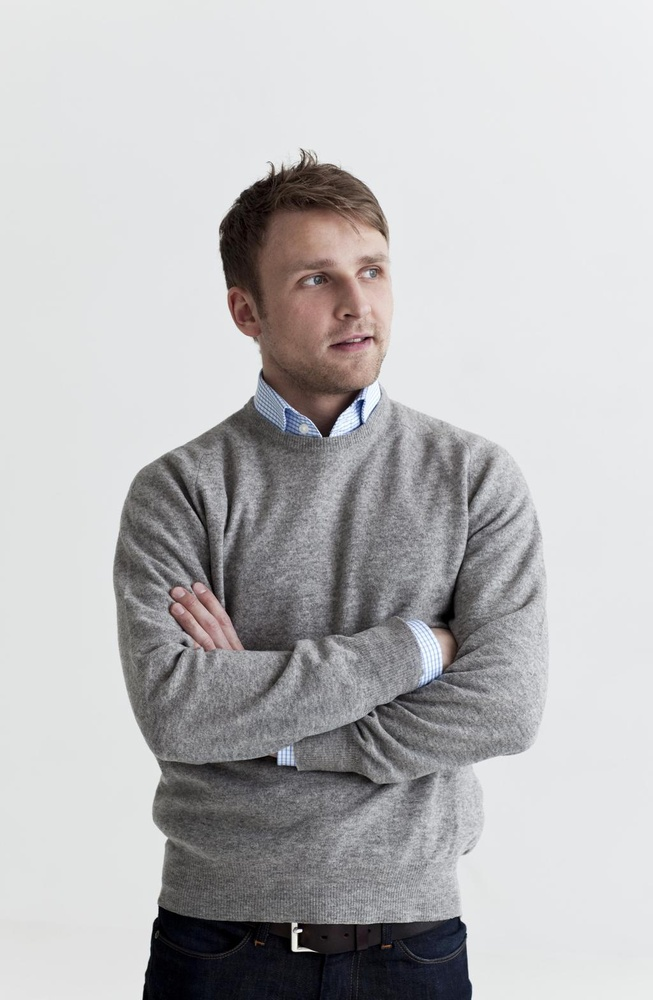
#> input picture tatti.jpg, 653 x 1000 px, shrunk from 1024 x 1567 before the run
$ python features.py
#> lines starting #> are read from the running program, lines starting #| are printed output that depends on the picture; after the words box and inside, x2 and y2 are one past the last pixel; in counts of white or black regions, pixels touching at a corner belong together
#> `img = cv2.imread("tatti.jpg", cv2.IMREAD_GRAYSCALE).astype(np.int32)`:
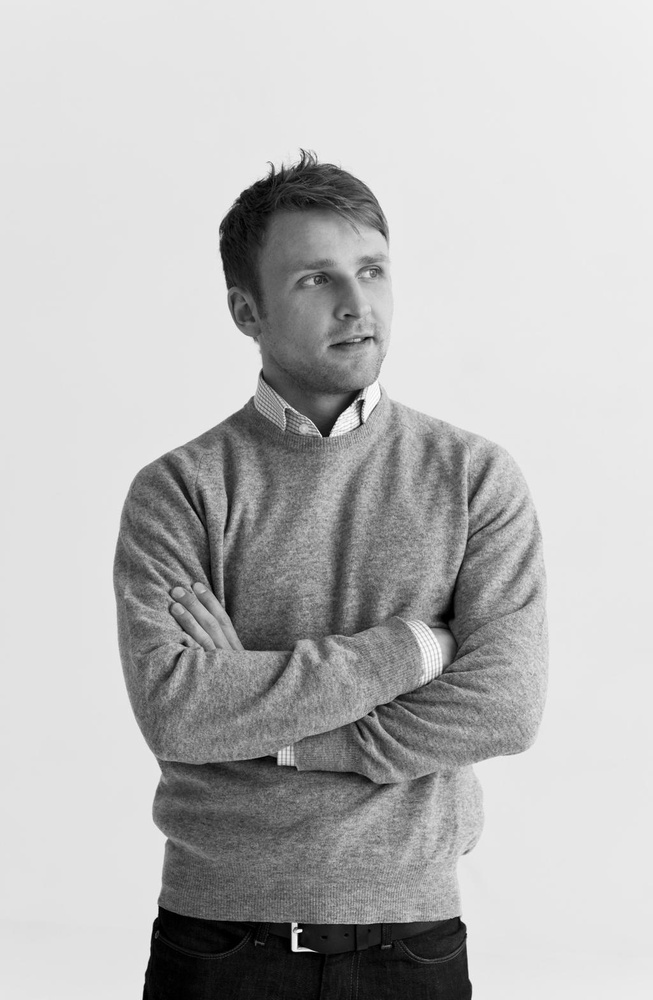
#> img: shape (1000, 653) int32; min 0, max 255, mean 185.7
# -*- coding: utf-8 -*-
"""
Created on Sat May 16 21:06:05 2020

@author: walia
"""


import os
import cv2
import numpy as np
from random import shuffle


def integral_pushpinder(img):

    integral_img = img
    for j in range(1, img.shape[1]):
        integral_img[0,j] = integral_img[0,j-1] + img[0,j]
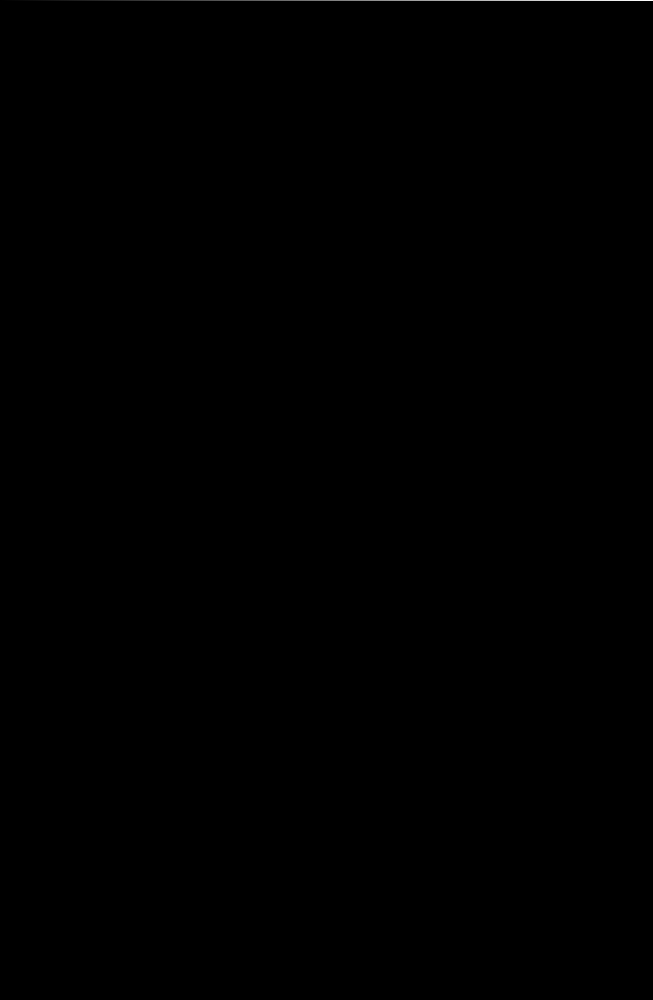
#> integral_img: shape (1000, 653) int32; 0.1% of pixels changed, all inside (x1, y1, x2, y2) = (1, 0, 653, 1); drawn with min black and max white
    for i in range(1, img.shape[0]):
        integral_img[i,0] = integral_img[i-1,0] + img[i,0]
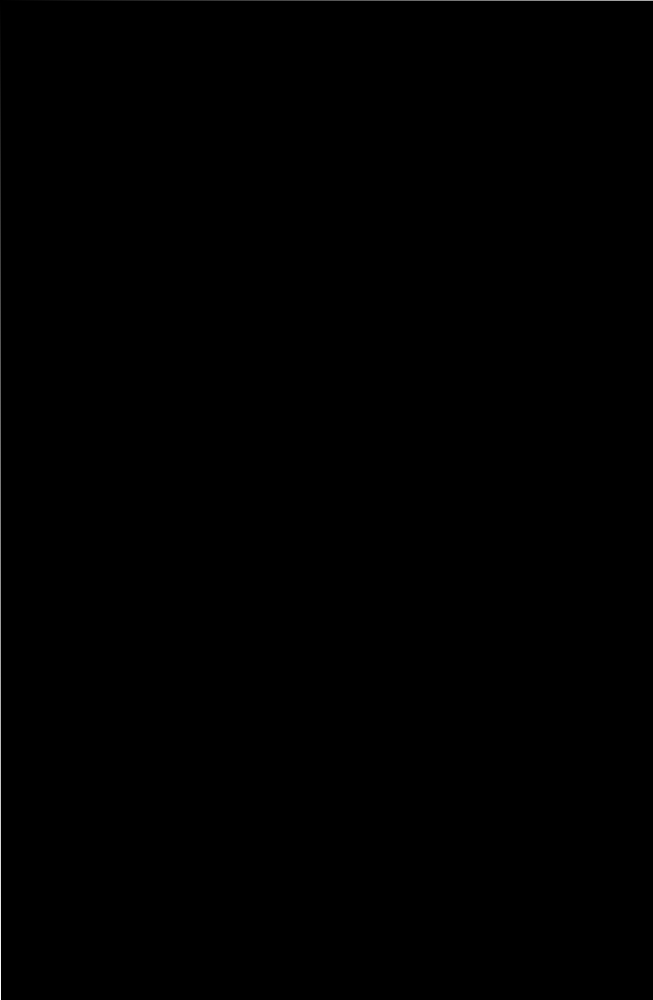
#> integral_img: shape (1000, 653) int32; 0.15% of pixels changed, all inside (x1, y1, x2, y2) = (0, 1, 1, 1000); drawn with min black and max white
    for i in range(1,img.shape[0]):
        for j in range(1, img.shape[1]):
            integral_img[i,j] = img[i,j] + integral_img[i-1,j] + integral_img[i,j-1] - integral_img[i-1,j-1]
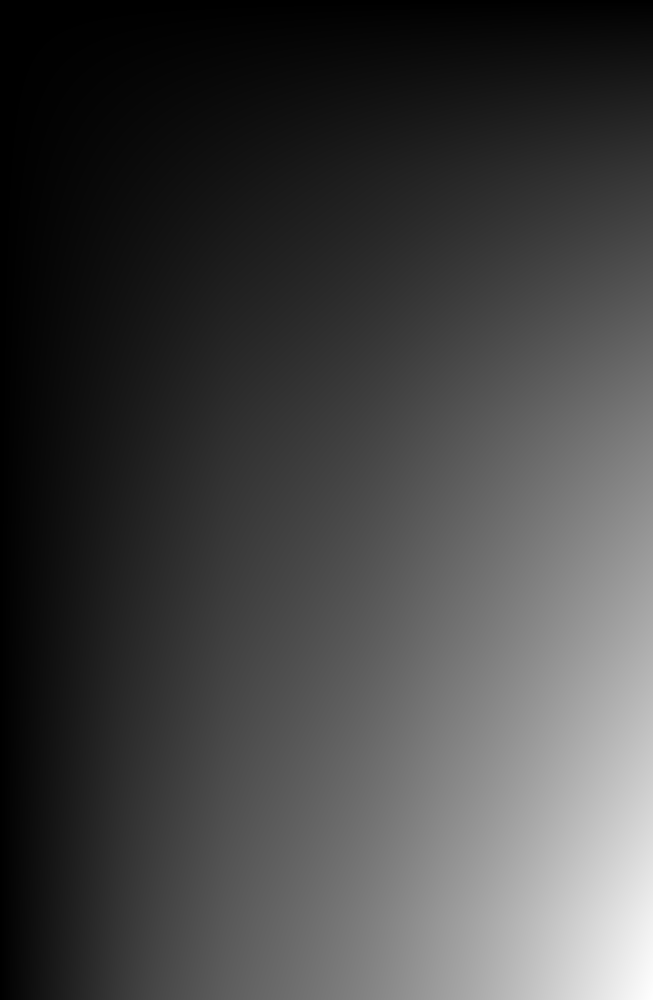
#> integral_img: shape (1000, 653) int32; min 232, max 121282553, mean 32300603.6; drawn with min black and max white

    return integral_img


def typerect2(img, i, j, width, height):
    if (i==0 and j==0):
        return abs(img[i+width-1, j+height-1] - (img[i+width-1, j+height+height-1] - img[i+width-1, j+height-1]))
    elif(i==0 and j!=0):
        left = img[i+width-1, j+height-1] - img[i+width-1, j-1]
        right = img[i+width-1, j+height+height-1] - img[i+width-1, j+height-1]
        return abs(left-right)
    elif(i!=0 and j==0):
        left = img[i+width-1, j+height-1] - img[i-1,  j+height-1]
        right = img[i+width-1, j+height+height-1] - img[i+width-1, j+height-1] - img[i-1, j+height+height-1]+ img[i-1, j+height-1]
        return abs(left-right)
    else:
        left = img[i+width-1, j+height-1] - img[i+width-1, j-1] - img[i-1, j+height-1]+ img[i-1, j-1]
        right = img[i+width-1, j+height+height-1] - img[i+width-1, j+height-1] - img[i-1, j+height+height-1]+ img[i-1, j+height-1]
        return abs(left-right)


# [21 lines left out: function typerect3, not called in this run]

def typerect2_transpose(img, i, j, width, height):
    if (i==0 and j==0):
        return abs(img[i+width-1, j+height-1] - (img[i+(width*2)-1, j+height-1] - img[i+width-1, j+height-1]))
    elif(i==0 and j!=0):
        up = img[i+width-1, j+height-1] - img[i+width-1, j-1]
        down = img[i+(width*2)-1, j+height-1] - img[i+width-1, j+height-1] - img[i+(width*2)-1, j-1]+ img[i+width-1, j-1]
        return abs(up-down)
    elif(i!=0 and j==0):
        up = img[i+width-1, j+height-1] - img[i-1,  j+height-1]
        down = img[i+(width*2)-1, j+height-1] - img[i+width-1,  j+height-1]
        return abs(up-down)
    else:
        left = img[i+width-1, j+height-1] - img[i+width-1, j-1] - img[i-1, j+height-1]+ img[i-1, j-1]
        right = img[i+(width*2)-1, j+height-1] - img[i+width-1, j+height-1] - img[i+(width*2)-1, j-1]+ img[i+width-1, j-1]
        return abs(left-right)

# [25 lines left out: function typerect4, not called in this run]


def extract_features(img):

    feats = list()


    for i in range(0,img.shape[0]):
        for j in range(0, img.shape[1]):


            for width in range(1,img.shape[1]):
                for height in range(1, img.shape[0]):

                    if (i + (width*2) - 1 < img.shape[0] and j + (height*2) - 1 < img.shape[1]):
                        feats.append(typerect2(img, i, j, width, height))

                    if (i + (width*2) - 1 < img.shape[0] and j + (height*2) - 1 < img.shape[1]):
                        feats.append(typerect2_transpose(img, i, j, width, height)(img, i, j, width, height))

                    if (i + (width*3) - 1 < img.shape[0] and j + (height*2) - 1 < img.shape[1]):
                        feats.append(typerect3(img, i, j, width, height))

                    if (i + (width*2) - 1 < img.shape[0] and j + (height*2) - 1 < img.shape[1]):
                        feats.append(typerect4(img, i, j, width, height))
#> after the loop, feats = [0]


    return feats


img = cv2.imread("tatti.jpg", cv2.IMREAD_GRAYSCALE).astype(np.int32)

result = integral_pushpinder(img)
#> (the run stopped early here; a loop or call above may not have finished)
